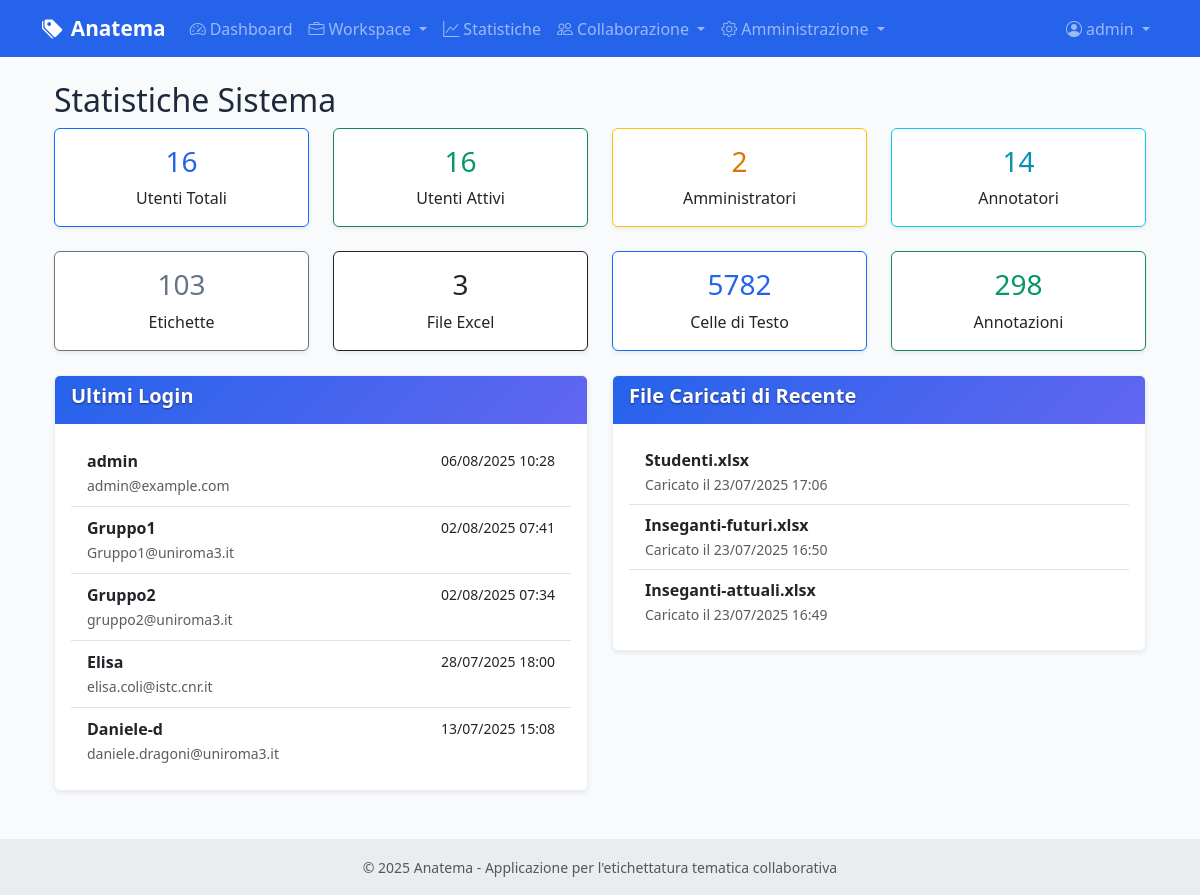
The page /admin/system_stats (signed in) on the database its author committed.
### models.py (models this page shows, shortened)
class User(UserMixin, db.Model):
    id = db.Column(db.Integer, primary_key=True)
    username = db.Column(db.String(80), unique=True, nullable=False)
    email = db.Column(db.String(120), unique=True, nullable=False)
    password_hash = db.Column(db.String(255), nullable=False)
    role = db.Column(db.String(20), default='annotatore')  # 'amministratore' o 'annotatore'
    is_active = db.Column(db.Boolean, default=True)
    last_login = db.Column(db.DateTime)
    created_at = db.Column(db.DateTime, default=datetime.utcnow)
    updated_at = db.Column(db.DateTime, default=datetime.utcnow, onupdate=datetime.utcnow)
    annotations = db.relationship('CellAnnotation', foreign_keys='CellAnnotation.user_id', backref='user', lazy=True)
    def can_manage_users(self):
        return self.role == 'amministratore'

class ExcelFile(db.Model):
    id = db.Column(db.Integer, primary_key=True)
    filename = db.Column(db.String(255), nullable=False)
    original_filename = db.Column(db.String(255), nullable=False)
    file_path = db.Column(db.String(500), nullable=False)
    uploaded_by = db.Column(db.Integer, db.ForeignKey('user.id'), nullable=False)
    uploaded_at = db.Column(db.DateTime, default=datetime.utcnow)
    uploader = db.relationship('User', backref='uploaded_files')
    text_cells = db.relationship('TextCell', backref='excel_file', lazy=True, cascade='all, delete-orphan')

### routes/admin.py (the view)
@admin_bp.route('/system_stats')
@login_required
@admin_required
def system_stats():
    stats = {
        'users': {
            'total': User.query.count(),
            'active': User.query.filter_by(is_active=True).count(),
            'administrators': User.query.filter_by(role='amministratore').count(),
            'annotators': User.query.filter_by(role='annotatore').count()
        },
        'content': {
            'labels': Label.query.count(),
            'excel_files': ExcelFile.query.count(),
            'text_cells': TextCell.query.count(),
            'annotations': CellAnnotation.query.count()
        },
        'recent_activity': {
            'recent_users': User.query.order_by(User.last_login.desc()).limit(5).all(),
            'recent_files': ExcelFile.query.order_by(ExcelFile.uploaded_at.desc()).limit(5).all()
        }
    }
    return render_template('admin/system_stats.html', stats=stats)

### routes/admin.py (called while the page is built)
def admin_required(f):
    @wraps(f)
    def decorated_function(*args, **kwargs):
        if not current_user.is_authenticated or not current_user.can_manage_users():
            flash('Accesso negato. Sono richiesti privilegi di amministratore.', 'error')
            return redirect(url_for('main.index'))
        return f(*args, **kwargs)
    return decorated_function

### templates/admin/system_stats.html (shortened to what this page needs)
{% extends "base.html" %}
{% block content %}
<div class="container">
    <div class="row">
        <div class="col-12">
            <h2> Statistiche Sistema</h2>
            <div class="row mb-4">
                <div class="col-md-3">
                    <div class="card text-center border-primary">
                        <div class="card-body">
                            <h3 class="card-title text-primary">{{ stats.users.total }}</h3>
                            <p class="card-text">Utenti Totali</p>
                        </div>
                    </div>
                </div>
                <div class="col-md-3">
                    <div class="card text-center border-success">
                        <div class="card-body">
                            <h3 class="card-title text-success">{{ stats.users.active }}</h3>
                            <p class="card-text">Utenti Attivi</p>
                        </div>
                    </div>
                </div>
                <div class="col-md-3">
                    <div class="card text-center border-warning">
                        <div class="card-body">
                            <h3 class="card-title text-warning">{{ stats.users.administrators }}</h3>
                            <p class="card-text">Amministratori</p>
                        </div>
                    </div>
                </div>
                <div class="col-md-3">
                    <div class="card text-center border-info">
                        <div class="card-body">
                            <h3 class="card-title text-info">{{ stats.users.annotators }}</h3>
                            <p class="card-text">Annotatori</p>
                        </div>
                    </div>
                </div>
            </div>
            <div class="row mb-4">
                <div class="col-md-3">
                    <div class="card text-center border-secondary">
                        <div class="card-body">
                            <h3 class="card-title text-secondary">{{ stats.content.labels }}</h3>
                            <p class="card-text">Etichette</p>
                        </div>
                    </div>
                </div>
                <div class="col-md-3">
                    <div class="card text-center border-dark">
                        <div class="card-body">
                            <h3 class="card-title text-dark">{{ stats.content.excel_files }}</h3>
                            <p class="card-text">File Excel</p>
                        </div>
                    </div>
                </div>
                <div class="col-md-3">
                    <div class="card text-center border-primary">
                        <div class="card-body">
                            <h3 class="card-title text-primary">{{ stats.content.text_cells }}</h3>
                            <p class="card-text">Celle di Testo</p>
                        </div>
                    </div>
                </div>
                <div class="col-md-3">
                    <div class="card text-center border-success">
                        <div class="card-body">
                            <h3 class="card-title text-success">{{ stats.content.annotations }}</h3>
                            <p class="card-text">Annotazioni</p>
                        </div>
                    </div>
                </div>
            </div>
            <div class="row">
                <div class="col-md-6">
                    <div class="card">
                        <div class="card-header">
                            <h5> Ultimi Login</h5>
                        </div>
                        <div class="card-body">
                            {% if stats.recent_activity.recent_users %}
                            <div class="list-group list-group-flush">
                                {% for user in stats.recent_activity.recent_users %}
                                <div class="list-group-item d-flex justify-content-between align-items-center">
                                    <div>
                                        <strong>{{ user.username }}</strong>
                                        <br>
                                        <small class="text-muted">{{ user.email }}</small>
                                    </div>
                                    <div class="text-end">
                                        {% if user.last_login %}
                                        <small>{{ user.last_login.strftime('%d/%m/%Y %H:%M') }}</small>
                                        {% else %}
                                        <small class="text-muted">Mai</small>
                                        {% endif %}
                                        <br>
                                        <span class="badge badge-{% if user.role == 'amministratore' %}warning{% else %}primary{% endif %}">
                                        </span>
                                    </div>
                                </div>
                                {% endfor %}
                            </div>
                            {% else %}
                            <p class="text-muted">Nessun login recente</p>
                            {% endif %}
                        </div>
                    </div>
                </div>
                <div class="col-md-6">
                    <div class="card">
                        <div class="card-header">
                            <h5> File Caricati di Recente</h5>
                        </div>
                        <div class="card-body">
                            {% if stats.recent_activity.recent_files %}
                            <div class="list-group list-group-flush">
                                {% for file in stats.recent_activity.recent_files %}
                                <div class="list-group-item">
                                    <div class="d-flex justify-content-between align-items-center">
                                        <div>
                                            <strong>{{ file.original_filename }}</strong>
                                            <br>
                                            <small class="text-muted">
                                                Caricato il {{ file.uploaded_at.strftime('%d/%m/%Y %H:%M') }}
                                            </small>
                                        </div>
                                    </div>
                                </div>
                                {% endfor %}
                            </div>
                            {% else %}
                            <p class="text-muted">Nessun file caricato di recente</p>
                            {% endif %}
                        </div>
                    </div>
                </div>
            </div>
        </div>
    </div>
</div>
{% endblock %}

### templates/base.html (shortened to what this page needs)
<!DOCTYPE html>
<html lang="it">
<head>
    <link href="https://cdn.jsdelivr.net/npm/bootstrap@5.3.0/dist/css/bootstrap.min.css" rel="stylesheet">
    <link href="https://cdn.jsdelivr.net/npm/bootstrap-icons@1.10.0/font/bootstrap-icons.css" rel="stylesheet">
    <link href="{{ url_for('static', filename='css/style.css') }}" rel="stylesheet">
</head>
<body>
    <nav class="navbar navbar-expand-lg navbar-dark bg-primary">
        <div class="container">
            <a class="navbar-brand" href="{{ url_for('main.index') }}">
                <i class="bi bi-tags-fill me-2"></i>Anatema
            </a>
            <div class="collapse navbar-collapse" id="navbarNav">
                <ul class="navbar-nav me-auto">
                    {% if current_user.is_authenticated %}
                    <li class="nav-item">
                        <a class="nav-link" href="{{ url_for('main.dashboard') }}">
                            <i class="bi bi-speedometer2 me-1"></i>Dashboard
                        </a>
                    </li>
                    <li class="nav-item dropdown">
                        <a class="nav-link dropdown-toggle" href="#" id="workspaceDropdown" role="button" data-bs-toggle="dropdown">
                            <i class="bi bi-briefcase me-1"></i>Workspace
                        </a>
                    </li>
                    <li class="nav-item">
                        <a class="nav-link" href="{{ url_for('statistics.overview') }}">
                            <i class="bi bi-graph-up me-1"></i>Statistiche
                        </a>
                    </li>
                    <li class="nav-item dropdown">
                        <a class="nav-link dropdown-toggle" href="#" id="collaborationDropdown" role="button" data-bs-toggle="dropdown">
                            <i class="bi bi-people me-1"></i>Collaborazione
                        </a>
                    </li>
                    {% if current_user.can_manage_users() %}
                    <li class="nav-item dropdown">
                        <a class="nav-link dropdown-toggle" href="#" id="adminDropdown" role="button" data-bs-toggle="dropdown">
                            <i class="bi bi-gear me-1"></i>Amministrazione
                        </a>
                    </li>
                    {% endif %}
                    {% endif %}
                </ul>
                <ul class="navbar-nav">
                    {% if current_user.is_authenticated %}
                    <li class="nav-item dropdown">
                        <a class="nav-link dropdown-toggle" href="#" id="userDropdown" role="button" data-bs-toggle="dropdown">
                            <i class="bi bi-person-circle me-1"></i>{{ current_user.username }}
                        </a>
                    </li>
                    {% endif %}
                </ul>
            </div>
        </div>
    </nav>
    <main class="container my-4">
        {% block content %}{% endblock %}
    </main>
    <footer class="bg-light text-center text-lg-start mt-5">
        <div class="text-center p-3" style="background-color: rgba(0, 0, 0, 0.05);">
            <small class="text-muted">
                © 2025 Anatema - Applicazione per l'etichettatura tematica collaborativa
            </small>
        </div>
    </footer>
</body>
</html>

### static/css/style.css (style rules this page uses)
:root { --primary-color: #2563eb; --secondary-color: #6366f1; --success-color: #059669; --warning-color: #d97706; --danger-color: #dc2626; --info-color: #0891b2; --light-color: #f8fafc; --dark-color: #1e293b; --accent-color: #7c3aed; --muted-color: #64748b; }
body { font-family: 'Segoe UI', Tahoma, Geneva, Verdana, sans-serif; background-color: var(--light-color); color: var(--dark-color); }
.navbar-brand { font-weight: 600; font-size: 1.3rem; }
.card { border: none; box-shadow: 0 0.125rem 0.25rem rgba(0, 0, 0, 0.075); transition: box-shadow 0.15s ease-in-out; }
.card-header { background: linear-gradient(135deg, var(--primary-color), var(--secondary-color)) !important; color: white !important; border-bottom: none; font-weight: 600; }
.card-header h5, .card-header .h5 { color: white !important; font-weight: 600; }
.badge { font-size: 0.85em; padding: 0.5em 0.75em; }
.badge { font-weight: 600; font-size: 0.75rem; }
.badge.bg-primary:not([style*="background-color"]), .bg-primary:not([style*="background-color"]) { background-color: var(--primary-color) !important; }
.text-primary { color: var(--primary-color) !important; }
.text-secondary { color: var(--muted-color) !important; }
.text-success { color: var(--success-color) !important; }
.text-info { color: var(--info-color) !important; }
.text-warning { color: var(--warning-color) !important; }
.card { border: 1px solid rgba(37, 99, 235, 0.1); }
span.badge, .badge { font-weight: 600 !important; }
.card-header:not(.non-existent-class):not(.another-non-existent):not(.third-non-existent) { color: white !important; text-shadow: 0 1px 2px rgba(0, 0, 0, 0.5) !important; }
.card-header:not(.non-existent-class):not(.another-non-existent):not(.third-non-existent) *:not(input):not(textarea):not(select):not(.form-control):not(.form-select) { color: white !important; text-shadow: 0 1px 2px rgba(0, 0, 0, 0.5) !important; }
#non-existent-id .card-header, body #non-existent-id .card-header, html body #non-existent-id .card-header, .card-header { color: white !important; }
#non-existent-id .card-header *, body #non-existent-id .card-header *, html body #non-existent-id .card-header *, .card-header * { color: white !important; }
html body div.card div.card-header h1, html body div.card div.card-header h2, html body div.card div.card-header h3, html body div.card div.card-header h4, html body div.card div.card-header h5, html body div.card div.card-header h6 { color: white !important; }
.card-header, .card-header *:not(input):not(textarea):not(select):not(.form-control):not(.form-select) { animation: force-white-text 0.01s infinite !important; color: white !important; -webkit-text-fill-color: white !important; text-shadow: 0 1px 2px rgba(0, 0, 0, 0.5) !important; }
.card-header { --bs-text-opacity: 1 !important; color: rgba(255, 255, 255, var(--bs-text-opacity)) !important; }
.card-header *:not(input):not(textarea):not(select):not(.form-control):not(.form-select) { color: white !important; -webkit-text-fill-color: white !important; -moz-text-fill-color: white !important; -ms-text-fill-color: white !important; fill: white !important; }
div.card-header, div.card-header *, .card > .card-header, .card > .card-header *, .card .card-header, .card .card-header * { color: white !important; }
.card-header *:not(input):not(textarea):not(select):not(.form-control):not(.form-select), .card-header:not(.bg-light) *:not(input):not(textarea):not(select):not(.form-control):not(.form-select) { color: white !important; text-shadow: 0 1px 2px rgba(0, 0, 0, 0.3) !important; }

### rows shown on the page
User: username "admin", email "admin@example.com", last_login "06/08/2025 10:28"
User: username "Gruppo1", email "Gruppo1@uniroma3.it", last_login "02/08/2025 07:41"
User: username "Gruppo2", email "gruppo2@uniroma3.it", last_login "02/08/2025 07:34"
User: username "Elisa", email "elisa.coli@istc.cnr.it", last_login "28/07/2025 18:00"
User: username "Daniele-d", email "daniele.dragoni@uniroma3.it", last_login "13/07/2025 15:08"
ExcelFile: original_filename "Studenti.xlsx", uploaded_at "23/07/2025 17:06"
ExcelFile: original_filename "Inseganti-futuri.xlsx", uploaded_at "23/07/2025 16:50"
ExcelFile: original_filename "Inseganti-attuali.xlsx", uploaded_at "23/07/2025 16:49"

### other values the page prints
{{ stats.users.total }} "16"
{{ stats.users.active }} "16"
{{ stats.users.administrators }} "2"
{{ stats.users.annotators }} "14"
{{ stats.content.labels }} "103"
{{ stats.content.excel_files }} "3"
{{ stats.content.text_cells }} "5782"
{{ stats.content.annotations }} "298"
